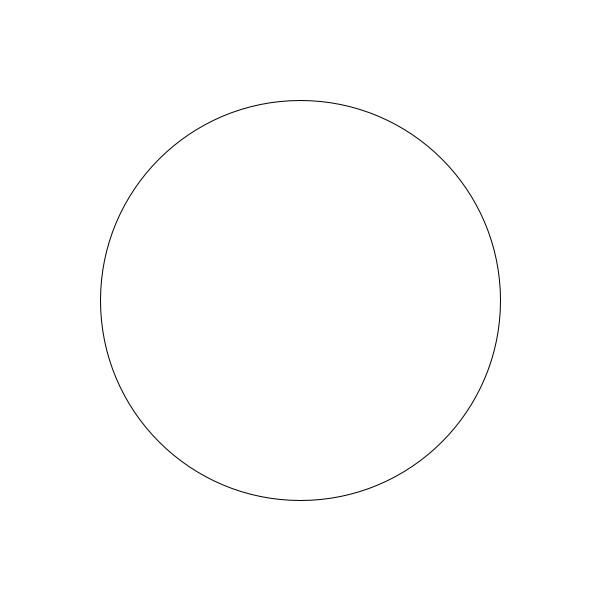
Frame 1 (no input)
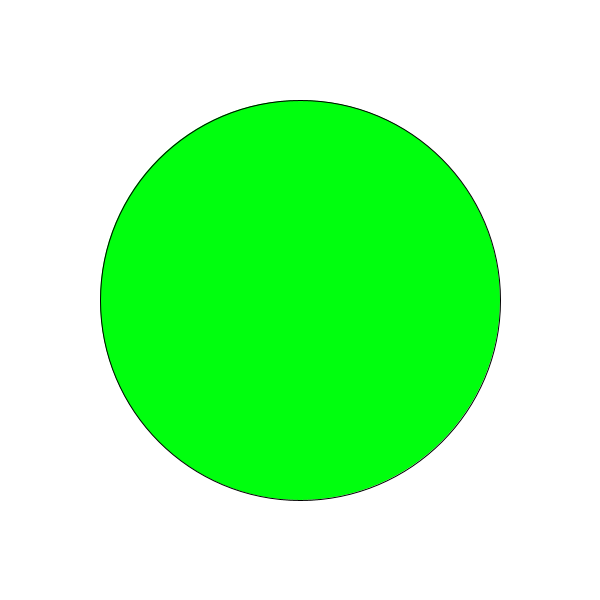
Frame 60 (the mouse pressed at the canvas centre just before this capture)
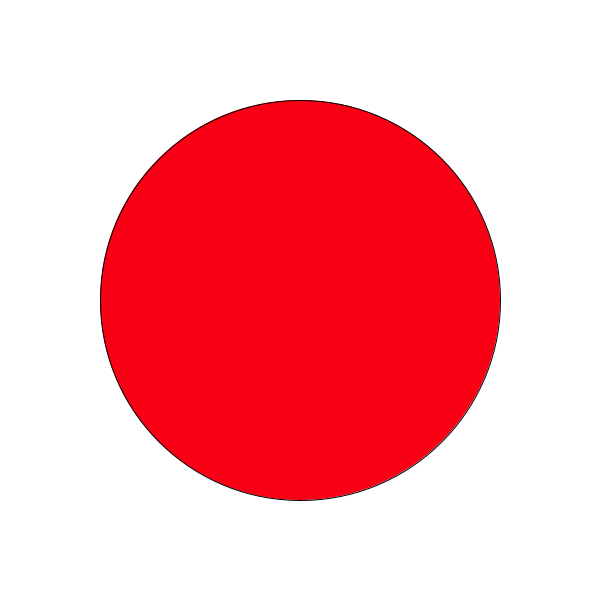
Frame 120 (the mouse held since frame 60 and released just before this capture)

The Processing sketch that drew these frames (run headless with seeded random() and noise(); from frame 60 on, the mouse is pressed at the canvas centre):

// Processing sketch: c_LogicalDot
// ── c_LogicalDot.pde

void setup() {

  // 1. Set the size of the sketch. Make it 600 pixels square. 
  size(600, 600);
}

void draw() {

  // 2. Draw an ellipse
  // Run the program to make sure it works before moving on.
  background(#FFFFFF);
  ellipse(300, 300, 400, 400);
  // 3. Change the color of the ellipse when the mouse is pressed.
  //    Use the following code, but put your colors where indicated
  //    Remember to use the   fill()  command to set colors.

  if (mousePressed)
  {

    fill(#FA0015);
  } else 
  {

    fill(#00FF0E);
    // put a different color here
  }
}
